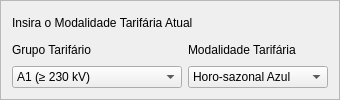
                  <widget class="QFrame" name="frame_25">
                   <property name="frameShape">
                    <enum>QFrame::StyledPanel</enum>
                   </property>
                   <property name="frameShadow">
                    <enum>QFrame::Raised</enum>
                   </property>
                   <layout class="QGridLayout" name="gridLayout_13">
                    <item row="0" column="0" colspan="2">
                     <widget class="QLabel" name="label_11">
                      <property name="styleSheet">
                       <string notr="true">#frame_16, #frame_15 QLabel {
   /* background-color: #FFFFFF;*/
    qproperty-alignment: AlignCenter;
	color: #3d8ec9;
	font: 77 20px &quot;Verdana&quot;;
}</string>
                      </property>
                      <property name="text">
                       <string>Insira o Modalidade Tarifária Atual</string>
                      </property>
                     </widget>
                    </item>
                    <item row="1" column="0">
                     <widget class="QLabel" name="label_59">
                      <property name="styleSheet">
                       <string notr="true">#frame_16, #frame_15 QLabel {
   /* background-color: #FFFFFF;*/
    qproperty-alignment: AlignCenter;
	color: #3d8ec9;
	font: 77 16px &quot;Verdana&quot;;
}</string>
                      </property>
                      <property name="text">
                       <string>Grupo Tarifário</string>
                      </property>
                     </widget>
                    </item>
                    <item row="1" column="1">
                     <widget class="QLabel" name="label_44">
                      <property name="styleSheet">
                       <string notr="true">#frame_16, #frame_15 QLabel {
   /* background-color: #FFFFFF;*/
    qproperty-alignment: AlignCenter;
	color: #3d8ec9;
	font: 77 16px &quot;Verdana&quot;;
}</string>
                      </property>
                      <property name="text">
                       <string>Modalidade Tarifária</string>
                      </property>
                     </widget>
                    </item>
                    <item row="2" column="0">
                     <widget class="QComboBox" name="comboBox">
                      <property name="sizePolicy">
                       <sizepolicy hsizetype="Preferred" vsizetype="Preferred">
                        <horstretch>0</horstretch>
                        <verstretch>0</verstretch>
                       </sizepolicy>
                      </property>
                      <item>
                       <property name="text">
                        <string>A1 (≥ 230 kV)</string>
                       </property>
                      </item>
                      <item>
                       <property name="text">
                        <string>A2 (88 kV a 138 kV)</string>
                       </property>
                      </item>
                      <item>
                       <property name="text">
                        <string>A3 (69 kV)</string>
                       </property>
                      </item>
                      <item>
                       <property name="text">
                        <string>A3a (30 kV a 44 kV)</string>
                       </property>
                      </item>
                      <item>
                       <property name="text">
                        <string>A4 (2.3 a 25 kV)</string>
                       </property>
                      </item>
                      <item>
                       <property name="text">
                        <string>AS (≤ 2.3 kV subterrâneo)</string>
                       </property>
                      </item>
                     </widget>
                    </item>
                    <item row="2" column="1">
                     <widget class="QComboBox" name="comboBox_2">
                      <property name="sizePolicy">
                       <sizepolicy hsizetype="Preferred" vsizetype="Preferred">
                        <horstretch>4</horstretch>
                        <verstretch>0</verstretch>
                       </sizepolicy>
                      </property>
                      <item>
                       <property name="text">
                        <string>Horo-sazonal Azul</string>
                       </property>
                      </item>
                      <item>
                       <property name="text">
                        <string>Horo-sazonal Verde</string>
                       </property>
                      </item>
                     </widget>
                    </item>
                   </layout>
                  </widget>
